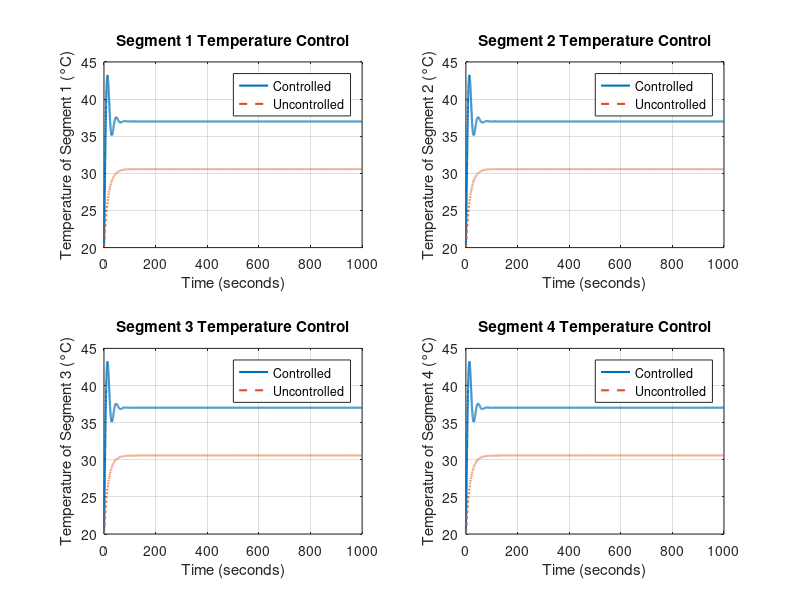

This chart was generated by the following MATLAB code:
clc
close all
clear
% Parameters for thermal system
m = 0.125;             % Mass of each garment segment (kg) (total 4 segments)
c = 1000;              % Specific heat capacity (J/kg·K)
h_body = 5;            % Heat transfer coefficient with body (W/K)
h_env = 2;             % Heat transfer coefficient with environment (W/K)
T_set = 37;            % Target temperature (°C)

% Environmental conditions
T_body = 36.5;         % Body temperature (°C)
T_env = 20;            % Ambient temperature (°C)
h_loss = 0.8;          % Heat loss coefficient

% Initial temperature for each segment
T_segments = [20, 20, 20, 20];    % Controlled temperatures of 4 segments (°C)
T_uncontrolled = T_segments;      % Uncontrolled baseline temperatures

dt = 0.1;                         % Time step for simulation (seconds)
time = 0:dt:1000;                 % Total simulation time in seconds

% PID controller parameters (same for each segment)
Kp = 10;                          % Proportional gain
Ki = 5;                           % Integral gain
Kd = 1;                           % Derivative gain

% Initialize variables for PID control
error_sum = zeros(1, 4);
last_error = zeros(1, 4);

% Initialize arrays for plotting
T_history_segments = zeros(length(time), 4);       % Controlled temperature history
T_uncontrolled_history = zeros(length(time), 4);   % Uncontrolled temperature history

% Simulation loop
for i = 1:length(time)
    for j = 1:4  % Loop through each garment segment
        % Controlled temperature calculation with PID
        error = T_set - T_segments(j);
        error_sum(j) = error_sum(j) + error * dt;
        error_rate = (error - last_error(j)) / dt;
        Power = Kp * error + Ki * error_sum(j) + Kd * error_rate;
        last_error(j) = error;
        
        % Actuator-controlled heating or cooling power
        Q_actuator = Power;
        
        % Heat from body and environment for both controlled and uncontrolled
        Q_body = h_body * (T_body - T_segments(j));
        Q_env = h_env * (T_env - T_segments(j));
        
        % Uncontrolled temperatures: no actuator, only heat exchange
        Q_uncontrolled_body = h_body * (T_body - T_uncontrolled(j));
        Q_uncontrolled_env = h_env * (T_env - T_uncontrolled(j));
        
        % Heat loss to surroundings
        Q_loss = h_loss * (T_segments(j) - T_env);
        Q_uncontrolled_loss = h_loss * (T_uncontrolled(j) - T_env);
        
        % Heat transfer between segments
        if j > 1
            Q_transfer = 0.1 * (T_segments(j-1) - T_segments(j));
        else
            Q_transfer = 0;
        end
        if j < 4
            Q_transfer = Q_transfer + 0.1 * (T_segments(j+1) - T_segments(j));
        end
        
        % Update controlled temperature
        dTdt_controlled = (Q_actuator + Q_body + Q_env - Q_loss + Q_transfer) / (m * c);
        T_segments(j) = T_segments(j) + dTdt_controlled * dt;
        
        % Update uncontrolled temperature
        dTdt_uncontrolled = (Q_uncontrolled_body + Q_uncontrolled_env - Q_uncontrolled_loss + Q_transfer) / (m * c);
        T_uncontrolled(j) = T_uncontrolled(j) + dTdt_uncontrolled * dt;
        
        % Store temperatures for plotting
        T_history_segments(i, j) = T_segments(j);
        T_uncontrolled_history(i, j) = T_uncontrolled(j);
    end
end

% Plotting temperature over time for controlled and uncontrolled segments
figure;
for j = 1:4
    subplot(2,2,j);
    plot(time, T_history_segments(:, j), 'LineWidth', 1.5, 'DisplayName', 'Controlled');
    hold on;
    plot(time, T_uncontrolled_history(:, j), '--', 'LineWidth', 1.5, 'DisplayName', 'Uncontrolled');
    xlabel('Time (seconds)');
    ylabel(['Temperature of Segment ', num2str(j), ' (°C)']);
    title(['Segment ', num2str(j), ' Temperature Control']);
    legend;
    grid on;
end
